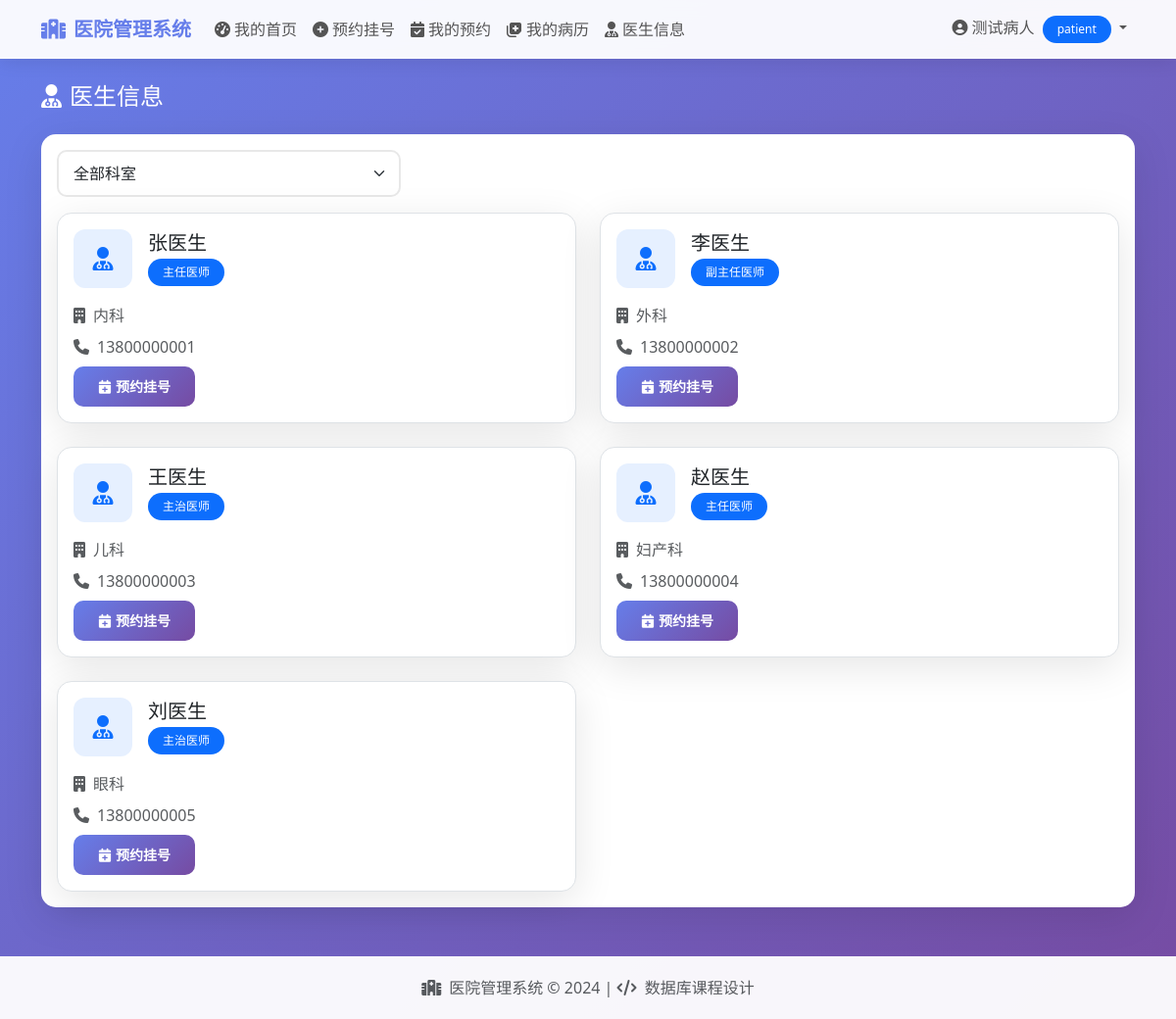
Screenshot of /patient/doctors (signed in) with the database file from the repository.
### app.py (models this page shows, shortened)
class User(db.Model):
    __tablename__ = 'users'
    id = db.Column(db.Integer, primary_key=True)
    username = db.Column(db.String(80), unique=True, nullable=False, index=True)
    password_hash = db.Column(db.String(200), nullable=False)
    name = db.Column(db.String(100), nullable=False)
    role = db.Column(db.String(20), nullable=False)  # admin, doctor, patient
    phone = db.Column(db.String(20))
    email = db.Column(db.String(100))
    created_at = db.Column(db.DateTime, default=datetime.utcnow)
    department = db.Column(db.String(100))  # 科室
    title = db.Column(db.String(50))  # 职称
    description = db.Column(db.Text)  # 简介
    gender = db.Column(db.String(10))
    age = db.Column(db.Integer)
    address = db.Column(db.String(200))

### app.py (the view)
@app.route('/patient/doctors')
@login_required
@role_required('patient')
def patient_doctors():
    department = request.args.get('department', '')
    query = User.query.filter_by(role='doctor')
    if department:
        query = query.filter_by(department=department)
    doctors = query.all()
    departments = Department.query.all()
    return render_template('patient/doctors.html', doctors=doctors, departments=departments)

### app.py (called while the page is built)
def role_required(*roles):
    def decorator(f):
        @wraps(f)
        def decorated_function(*args, **kwargs):
            if not current_user.is_authenticated:
                return redirect(url_for('login'))
            if current_user.role not in roles:
                flash("您没有权限访问此页面", "danger")
                return redirect(url_for('index'))
            return f(*args, **kwargs)
        return decorated_function
    return decorator

@login_manager.user_loader
def load_user(user_id):
    return User.query.get(int(user_id))

### templates/patient/doctors.html (shortened to what this page needs)
{% extends "base.html" %}
{% block content %}
<div class="fade-in">
    <h4 class="text-white mb-4"><i class="fas fa-user-md me-2"></i>医生信息</h4>
    <div class="card">
        <div class="card-body">
            <div class="mb-3">
                <form method="GET" class="row g-3">
                    <div class="col-md-4">
                        <select name="department" class="form-select" onchange="this.form.submit()">
                            <option value="">全部科室</option>
                        </select>
                    </div>
                </form>
            </div>
            <div class="row g-4">
                {% for doctor in doctors %}
                <div class="col-md-6">
                    <div class="card border">
                        <div class="card-body">
                            <div class="d-flex align-items-center mb-3">
                                <div class="stat-icon bg-primary bg-opacity-10 text-primary me-3">
                                    <i class="fas fa-user-md"></i>
                                </div>
                                <div>
                                    <h5 class="mb-1">{{ doctor.name }}</h5>
                                    <span class="badge bg-primary">{{ doctor.title or '医师' }}</span>
                                </div>
                            </div>
                            <p class="text-muted mb-2">
                                <i class="fas fa-building me-2"></i>{{ doctor.department or '未分配科室' }}
                            </p>
                            <p class="text-muted mb-2">
                                <i class="fas fa-phone me-2"></i>{{ doctor.phone or '暂无联系方式' }}
                            </p>
                            <a href="{{ url_for('patient_book_appointment') }}?doctor_id={{ doctor.id }}" class="btn btn-primary btn-sm">
                                <i class="fas fa-calendar-plus me-1"></i>预约挂号
                            </a>
                        </div>
                    </div>
                </div>
                {% endfor %}
            </div>
        </div>
    </div>
</div>
{% endblock %}

### templates/base.html (shortened to what this page needs)
<!DOCTYPE html>
<html lang="zh-CN">
<head>
    <link href="https://cdn.bootcdn.net/ajax/libs/twitter-bootstrap/5.3.0/css/bootstrap.min.css" rel="stylesheet">
    <link href="https://cdn.bootcdn.net/ajax/libs/font-awesome/6.4.0/css/all.min.css" rel="stylesheet">
</head>
<body>
    <nav class="navbar navbar-expand-lg">
        <div class="container">
            <a class="navbar-brand" href="{{ url_for('index') }}">
                <i class="fas fa-hospital me-2"></i>医院管理系统
            </a>
            <div class="collapse navbar-collapse" id="navbarNav">
                <ul class="navbar-nav me-auto">
                    {% if current_user.is_authenticated %}
                        {% if current_user.role == 'admin' %}
                        <li class="nav-item">
                            <a class="nav-link" href="{{ url_for('admin_dashboard') }}">
                                <i class="fas fa-tachometer-alt me-1"></i>控制台
                            </a>
                        </li>
                        <li class="nav-item dropdown">
                            <a class="nav-link dropdown-toggle" href="#" role="button" data-bs-toggle="dropdown">
                                <i class="fas fa-cog me-1"></i>系统管理
                            </a>
                            <ul class="dropdown-menu">
                                <li><a class="dropdown-item" href="{{ url_for('admin_doctors') }}"><i class="fas fa-user-md me-2"></i>医生管理</a></li>
                                <li><a class="dropdown-item" href="{{ url_for('admin_patients') }}"><i class="fas fa-user me-2"></i>病人管理</a></li>
                                <li><a class="dropdown-item" href="{{ url_for('admin_departments') }}"><i class="fas fa-building me-2"></i>科室管理</a></li>
                                <li><a class="dropdown-item" href="{{ url_for('admin_drugs') }}"><i class="fas fa-pills me-2"></i>药品管理</a></li>
                                <li><a class="dropdown-item" href="{{ url_for('admin_schedules') }}"><i class="fas fa-calendar-alt me-2"></i>排班管理</a></li>
                            </ul>
                        </li>
                        <li class="nav-item">
                            <a class="nav-link" href="{{ url_for('admin_appointments') }}">
                                <i class="fas fa-calendar-check me-1"></i>预约管理
                            </a>
                        </li>
                        <li class="nav-item">
                            <a class="nav-link" href="{{ url_for('admin_medical_records') }}">
                                <i class="fas fa-notes-medical me-1"></i>病历管理
                            </a>
                        </li>
                        {% elif current_user.role == 'patient' %}
                        <li class="nav-item">
                            <a class="nav-link" href="{{ url_for('patient_dashboard') }}">
                                <i class="fas fa-tachometer-alt me-1"></i>我的首页
                            </a>
                        </li>
                        <li class="nav-item">
                            <a class="nav-link" href="{{ url_for('patient_book_appointment') }}">
                                <i class="fas fa-plus-circle me-1"></i>预约挂号
                            </a>
                        </li>
                        <li class="nav-item">
                            <a class="nav-link" href="{{ url_for('patient_appointments') }}">
                                <i class="fas fa-calendar-check me-1"></i>我的预约
                            </a>
                        </li>
                        <li class="nav-item">
                            <a class="nav-link" href="{{ url_for('patient_records') }}">
                                <i class="fas fa-notes-medical me-1"></i>我的病历
                            </a>
                        </li>
                        <li class="nav-item">
                            <a class="nav-link" href="{{ url_for('patient_doctors') }}">
                                <i class="fas fa-user-md me-1"></i>医生信息
                            </a>
                        </li>
                        {% endif %}
                    {% endif %}
                </ul>
                <ul class="navbar-nav">
                    {% if current_user.is_authenticated %}
                    <li class="nav-item dropdown">
                        <a class="nav-link dropdown-toggle" href="#" role="button" data-bs-toggle="dropdown">
                            <i class="fas fa-user-circle me-1"></i>{{ current_user.name }}
                            <span class="badge bg-primary ms-1">{{ current_user.role }}</span>
                        </a>
                    </li>
                    {% endif %}
                </ul>
            </div>
        </div>
    </nav>
    <div class="container mt-4 content-wrapper">
        {% block content %}{% endblock %}
    </div>
    <footer class="footer">
        <div class="container text-center">
            <p class="mb-0 text-muted">
                <i class="fas fa-hospital me-2"></i>医院管理系统 &copy; 2024 |
                <i class="fas fa-code me-1"></i> 数据库课程设计
            </p>
        </div>
    </footer>
</body>
</html>

### templates/base.html (style rules this page uses)
body { background: linear-gradient(135deg, #667eea 0%, #764ba2 100%); min-height: 100vh; }
.card { border: none; border-radius: 15px; box-shadow: 0 10px 40px rgba(0,0,0,0.1); }
.navbar { background: rgba(255,255,255,0.95) !important; backdrop-filter: blur(10px); box-shadow: 0 2px 20px rgba(0,0,0,0.1); }
.navbar-brand { font-weight: 700; color: #667eea !important; }
.nav-link { font-weight: 500; color: #555 !important; transition: all 0.3s; }
.btn-primary { background: linear-gradient(135deg, #667eea 0%, #764ba2 100%); border: none; border-radius: 10px; padding: 10px 25px; font-weight: 600; transition: all 0.3s; }
.stat-icon { width: 60px; height: 60px; border-radius: 12px; display: flex; align-items: center; justify-content: center; font-size: 24px; }
.footer { background: rgba(255,255,255,0.95); padding: 20px 0; margin-top: 50px; }
.badge { padding: 8px 15px; border-radius: 20px; font-weight: 500; }
.form-control, .form-select { border-radius: 10px; padding: 10px 15px; border: 2px solid #e8e8e8; transition: all 0.3s; }
.content-wrapper { min-height: calc(100vh - 200px); }
.fade-in { animation: fadeIn 0.5s ease; }

### rows the page displays
User: name "测试病人", role "patient"
User: name "张医生", title "主任医师", department "内科", phone "13800000001"
User: name "李医生", title "副主任医师", department "外科", phone "13800000002"
User: name "王医生", title "主治医师", department "儿科", phone "13800000003"
User: name "赵医生", title "主任医师", department "妇产科", phone "13800000004"
User: name "刘医生", title "主治医师", department "眼科", phone "13800000005"
